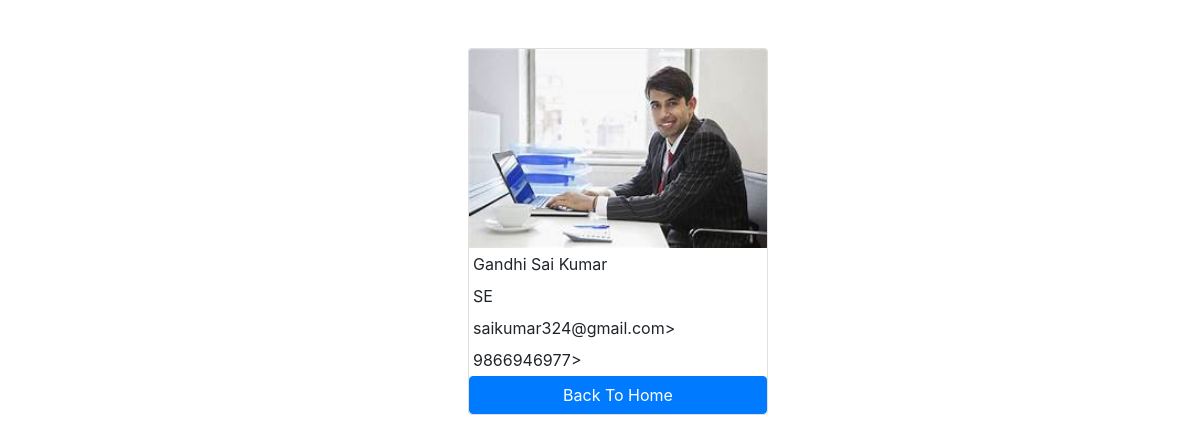
The app's page /employees/6/ with its own data.
### salary/models.py (models this page shows, shortened)
class Employee(models.Model):
    first_name=models.CharField(max_length=100)
    last_name=models.CharField(max_length=100)
    photo=models.ImageField(upload_to='images')
    designation=models.CharField(max_length=100)
    email_address=models.EmailField(max_length=100,unique=True)
    phone_number=models.CharField(max_length=10,blank=True)

### salary/views.py (the view)
# urls.py: path('<int:pk>/',views.employee_detail,name='employee_detail'),
def employee_detail(request,pk):
    employee=get_object_or_404(Employee,pk=pk)
    context={
        'employee':employee,
    }
    return render(request,'employee_detail.html',context)

### templates/employee_detail.html (shortened to what this page needs)
<!DOCTYPE html>
<html lang="en">
<head>
    <link rel="stylesheet" href="https://cdn.jsdelivr.net/npm/bootstrap@4.6.2/dist/css/bootstrap.min.css">
</head>
<body>
    <div class="container m-5">
        <div class="card mx-auto" style="width: 300px">
            <img src="{{employee.photo.url}}" class="card-img-top" alt="">
         <p class="card-text m-1">{{employee.first_name}} {{employee.last_name}}</p>
         <p class="card-text m-1">{{employee.designation}}</p>
         <p class="card-text m-1">{{employee.email_address}}></p>
         <p class="card-text m-1">{{employee.phone_number}}></p>
         <a href="{% url "home" %}" class="btn btn-primary">Back To Home</a>
        </div>
    </div>
</body>
</html>

### records on screen
Employee: photo (picture), first_name "Gandhi", last_name "Sai Kumar", designation "SE", email_address "saikumar324@gmail.com", phone_number "9866946977"
